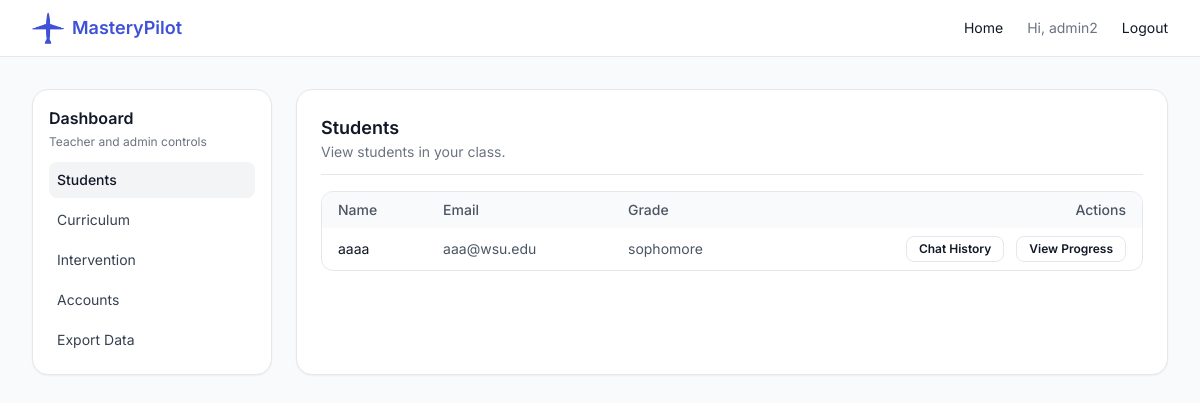
Page /tutor/dashboard/ (signed in) on the earlier database version.
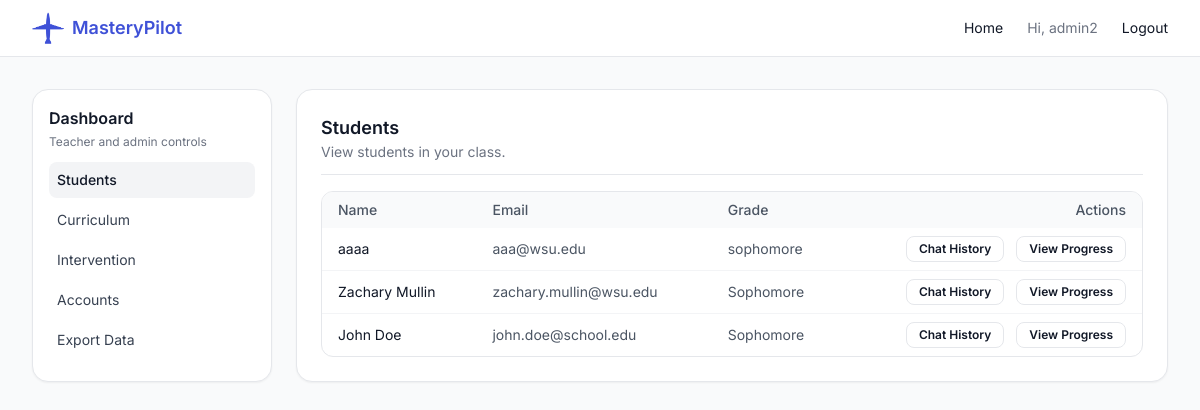
Same page on the later database version.
### tutor/models.py (models this page shows, shortened)
class StudentProfile(models.Model):
    user = models.OneToOneField(settings.AUTH_USER_MODEL, on_delete=models.CASCADE)
    display_name = models.CharField(max_length=200, blank=True)
    school = models.CharField(max_length=200, blank=True)
    grade = models.CharField(max_length=50, blank=True)
    classes = models.TextField(blank=True)  # comma-separated list
    teacher = models.ForeignKey(
        TeacherProfile,
        null=True,
        blank=True,
        on_delete=models.SET_NULL,
        related_name="students",
    )

### tutor/views.py (the view)
# urls.py: path("dashboard/", dashboard_page, name="dashboard"),
@login_required
@user_passes_test(is_teacher_or_admin)
def dashboard_page(request):
    teachers = TeacherProfile.objects.select_related("user").all()
    admins = AdminProfile.objects.select_related("user").all()
    is_admin_flag = is_admin(request.user)
    try:
        teacher_profile = TeacherProfile.objects.get(user=request.user)
    except TeacherProfile.DoesNotExist:
        teacher_profile = None
    is_teacher_flag = teacher_profile is not None
    if is_admin_flag:
        students = StudentProfile.objects.select_related("user", "teacher").all()
    elif is_teacher_flag:
        students = StudentProfile.objects.select_related("user", "teacher").filter(
            teacher=teacher_profile
        )
    else:
        students = StudentProfile.objects.none()
    files = []
    if os.path.exists(settings.CURRICULUM_ROOT):
        files = sorted(os.listdir(settings.CURRICULUM_ROOT))
    intervention_list = []
    intervention_alert = False
    for student in students:
        progress = StudentProgress.objects.filter(user=student.user).first()
        if progress is None:
            continue
        if progress.quiz_average is None:
            continue
        if progress.quiz_average < 0.7:
            if progress.quiz_average < 0.5:
                intervention_list.append((student, 1))
                intervention_alert = True
            else:
                intervention_list.append((student, 0))
    context = {
        "intervention_alert": intervention_alert,
        "teachers": teachers,
        "admins": admins,
        "students": students,
        "intervention_list": intervention_list,
        "curriculum_files": files,
        "is_admin": is_admin_flag,
        "is_teacher": is_teacher_flag,
    }
    return render(request, "dashboard_admin_mentor.html", context)

### tutor/utils.py (called while the page is built)
def is_teacher_or_admin(user):
    if not user.is_authenticated:
        return False
    if user.is_superuser:
        return True
    is_teacher = TeacherProfile.objects.filter(user=user).exists()
    is_admin = AdminProfile.objects.filter(user=user).exists()
    return is_teacher or is_admin

def is_admin(user):
    if not user.is_authenticated:
        return False
    if user.is_superuser:
        return True
    is_admin = AdminProfile.objects.filter(user=user).exists()
    return is_admin

### tutor/templates/dashboard_admin_mentor.html (shortened to what the changed rows need)
{% extends "base.html" %}
{% block content %}
<div class="grid lg:grid-cols-[240px_minmax(0,1fr)] gap-6">
  <section class="bg-white rounded-2xl border shadow-sm flex flex-col p-6">
    <header class="mb-4 border-b pb-3">
      <h2 id="dashboardSectionTitle" class="text-lg font-semibold text-gray-900">
      </h2>
    </header>
    <div id="dashboardContent" class="flex-1">
      <div id="section-students" class="space-y-6 hidden"><div>
          <div class="border rounded-xl overflow-hidden">
            <table class="min-w-full text-sm">
              <thead class="bg-gray-50 text-gray-600">
                <tr>
                  <th class="px-4 py-2 text-left font-medium">Name</th>
                  <th class="px-4 py-2 text-left font-medium">Email</th>
                  <th class="px-4 py-2 text-left font-medium">Grade</th>
                  <th class="px-4 py-2 text-right font-medium">Actions</th>
                </tr>
              </thead>
              <tbody class="divide-y divide-gray-100">
                {% for s in students %}
                  <tr>
                    <td class="px-4 py-2">
                      {{ s.display_name|default:s.user.get_full_name|default:s.user.username }}
                    </td>
                    <td class="px-4 py-2 text-gray-600">
                      {{ s.user.email }}
                    </td>
                    <td class="px-4 py-2 text-gray-600">
                      {{ s.grade }}
                    </td>
                    <td class="px-4 py-2 text-right space-x-2">
                      <button
                        type="button"
                        class="inline-flex items-center rounded-lg border px-3 py-1 text-xs font-semibold hover:bg-gray-50 chat-history-btn"
                        data-role="student"
                        data-student-id="{{ s.user.id }}"
                        data-classes="{{ s.classes|default_if_none:''|escapejs }}"
                        data-teacher-id="{{ s.teacher.id|default:'' }}">
                        Chat History
                      </button>
                      <button
                        type="button"
                        class="inline-flex items-center rounded-lg border px-3 py-1 text-xs font-semibold hover:bg-gray-50 view-progress-btn"
                        data-role="student"
                        data-user-id="{{ s.user.id }}">
                        View Progress
                      </button>
                    </td>
                  </tr>
                {% empty %}
                  <tr>
                    <td colspan="4" class="px-4 py-3 text-center text-gray-400">
                      No students found.
                    </td>
                  </tr>
                {% endfor %}
              </tbody>
            </table>
          </div>
        </div>
      </div>
    </div>
  </section>
</div>
{% endblock %}

Differences in the rows shown:
added StudentProfile: display_name "Zachary Mullin", user.email "zachary.mullin@wsu.edu", grade "Sophomore"
added StudentProfile: display_name "John Doe", user.email "john.doe@school.edu", grade "Sophomore"
